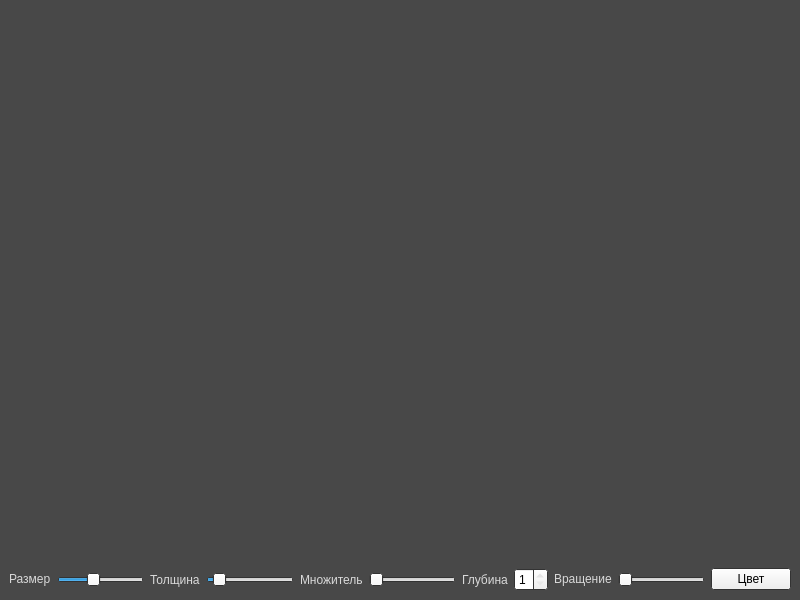
<?xml version="1.0" encoding="UTF-8"?>
<ui version="4.0">
 <class>WinterWindow</class>
 <widget class="QMainWindow" name="WinterWindow">
  <property name="geometry">
   <rect>
    <x>0</x>
    <y>0</y>
    <width>800</width>
    <height>600</height>
   </rect>
  </property>
  <property name="palette">
   <palette>
    <active>
     <colorrole role="WindowText">
      <brush brushstyle="SolidPattern">
       <color alpha="255">
        <red>217</red>
        <green>217</green>
        <blue>217</blue>
       </color>
      </brush>
     </colorrole>
     <colorrole role="Dark">
      <brush brushstyle="SolidPattern">
       <color alpha="255">
        <red>191</red>
        <green>191</green>
        <blue>191</blue>
       </color>
      </brush>
     </colorrole>
     <colorrole role="Mid">
      <brush brushstyle="SolidPattern">
       <color alpha="255">
        <red>128</red>
        <green>128</green>
        <blue>128</blue>
       </color>
      </brush>
     </colorrole>
     <colorrole role="Text">
      <brush brushstyle="SolidPattern">
       <color alpha="255">
        <red>0</red>
        <green>0</green>
        <blue>0</blue>
       </color>
      </brush>
     </colorrole>
     <colorrole role="Window">
      <brush brushstyle="SolidPattern">
       <color alpha="255">
        <red>72</red>
        <green>72</green>
        <blue>72</blue>
       </color>
      </brush>
     </colorrole>
     <colorrole role="Shadow">
      <brush brushstyle="SolidPattern">
       <color alpha="255">
        <red>191</red>
        <green>191</green>
        <blue>191</blue>
       </color>
      </brush>
     </colorrole>
     <colorrole role="HighlightedText">
      <brush brushstyle="SolidPattern">
       <color alpha="255">
        <red>255</red>
        <green>255</green>
        <blue>255</blue>
       </color>
      </brush>
     </colorrole>
     <colorrole role="ToolTipText">
      <brush brushstyle="SolidPattern">
       <color alpha="255">
        <red>0</red>
        <green>0</green>
        <blue>0</blue>
       </color>
      </brush>
     </colorrole>
    </active>
    <inactive>
     <colorrole role="WindowText">
      <brush brushstyle="SolidPattern">
       <color alpha="255">
        <red>217</red>
        <green>217</green>
        <blue>217</blue>
       </color>
      </brush>
     </colorrole>
     <colorrole role="Text">
      <brush brushstyle="SolidPattern">
       <color alpha="255">
        <red>0</red>
        <green>0</green>
        <blue>0</blue>
       </color>
      </brush>
     </colorrole>
     <colorrole role="Window">
      <brush brushstyle="SolidPattern">
       <color alpha="255">
        <red>72</red>
        <green>72</green>
        <blue>72</blue>
       </color>
      </brush>
     </colorrole>
     <colorrole role="Shadow">
      <brush brushstyle="SolidPattern">
       <color alpha="255">
        <red>191</red>
        <green>191</green>
        <blue>191</blue>
       </color>
      </brush>
     </colorrole>
     <colorrole role="ToolTipText">
      <brush brushstyle="SolidPattern">
       <color alpha="255">
        <red>0</red>
        <green>0</green>
        <blue>0</blue>
       </color>
      </brush>
     </colorrole>
    </inactive>
    <disabled>
     <colorrole role="Base">
      <brush brushstyle="SolidPattern">
       <color alpha="255">
        <red>71</red>
        <green>71</green>
        <blue>71</blue>
       </color>
      </brush>
     </colorrole>
     <colorrole role="Window">
      <brush brushstyle="SolidPattern">
       <color alpha="255">
        <red>72</red>
        <green>72</green>
        <blue>72</blue>
       </color>
      </brush>
     </colorrole>
     <colorrole role="Shadow">
      <brush brushstyle="SolidPattern">
       <color alpha="255">
        <red>191</red>
        <green>191</green>
        <blue>191</blue>
       </color>
      </brush>
     </colorrole>
     <colorrole role="ToolTipText">
      <brush brushstyle="SolidPattern">
       <color alpha="255">
        <red>0</red>
        <green>0</green>
        <blue>0</blue>
       </color>
      </brush>
     </colorrole>
    </disabled>
   </palette>
  </property>
  <property name="windowTitle">
   <string>Winter Window</string>
  </property>
  <widget class="QWidget" name="centralwidget">
   <layout class="QVBoxLayout" name="verticalLayout">
    <item>
     <spacer name="verticalSpacer">
      <property name="orientation">
       <enum>Qt::Vertical</enum>
      </property>
      <property name="sizeHint" stdset="0">
       <size>
        <width>20</width>
        <height>40</height>
       </size>
      </property>
     </spacer>
    </item>
    <item>
     <layout class="QHBoxLayout" name="horizontalLayout">
      <item alignment="Qt::AlignVCenter">
       <widget class="QLabel" name="label_2">
        <property name="text">
         <string>Размер</string>
        </property>
       </widget>
      </item>
      <item alignment="Qt::AlignVCenter">
       <widget class="QSlider" name="sld_size">
        <property name="minimum">
         <number>1</number>
        </property>
        <property name="maximum">
         <number>250</number>
        </property>
        <property name="value">
         <number>100</number>
        </property>
        <property name="orientation">
         <enum>Qt::Horizontal</enum>
        </property>
       </widget>
      </item>
      <item>
       <widget class="QLabel" name="label">
        <property name="text">
         <string>Толщина</string>
        </property>
       </widget>
      </item>
      <item>
       <widget class="QSlider" name="sld_line">
        <property name="minimum">
         <number>1</number>
        </property>
        <property name="maximum">
         <number>50</number>
        </property>
        <property name="value">
         <number>5</number>
        </property>
        <property name="orientation">
         <enum>Qt::Horizontal</enum>
        </property>
       </widget>
      </item>
      <item>
       <widget class="QLabel" name="label_3">
        <property name="text">
         <string>Множитель</string>
        </property>
       </widget>
      </item>
      <item>
       <widget class="QSlider" name="sld_factor">
        <property name="minimum">
         <number>0</number>
        </property>
        <property name="maximum">
         <number>100</number>
        </property>
        <property name="singleStep">
         <number>1</number>
        </property>
        <property name="sliderPosition">
         <number>0</number>
        </property>
        <property name="orientation">
         <enum>Qt::Horizontal</enum>
        </property>
       </widget>
      </item>
      <item>
       <widget class="QLabel" name="label_4">
        <property name="text">
         <string>Глубина</string>
        </property>
       </widget>
      </item>
      <item>
       <widget class="QSpinBox" name="spin_depth">
        <property name="minimum">
         <number>1</number>
        </property>
        <property name="maximum">
         <number>5</number>
        </property>
       </widget>
      </item>
      <item alignment="Qt::AlignVCenter">
       <widget class="QLabel" name="label_5">
        <property name="text">
         <string>Вращение</string>
        </property>
       </widget>
      </item>
      <item>
       <widget class="QSlider" name="sld_rotation">
        <property name="maximum">
         <number>360</number>
        </property>
        <property name="orientation">
         <enum>Qt::Horizontal</enum>
        </property>
       </widget>
      </item>
      <item>
       <widget class="QPushButton" name="btn_color">
        <property name="text">
         <string>Цвет</string>
        </property>
       </widget>
      </item>
     </layout>
    </item>
   </layout>
  </widget>
 </widget>
 <resources/>
 <connections>
  <connection>
   <sender>sld_line</sender>
   <signal>valueChanged(int)</signal>
   <receiver>WinterWindow</receiver>
   <slot>repaint()</slot>
   <hints>
    <hint type="sourcelabel">
     <x>258</x>
     <y>567</y>
    </hint>
    <hint type="destinationlabel">
     <x>399</x>
     <y>299</y>
    </hint>
   </hints>
  </connection>
  <connection>
   <sender>sld_rotation</sender>
   <signal>valueChanged(int)</signal>
   <receiver>WinterWindow</receiver>
   <slot>repaint()</slot>
   <hints>
    <hint type="sourcelabel">
     <x>674</x>
     <y>567</y>
    </hint>
    <hint type="destinationlabel">
     <x>399</x>
     <y>299</y>
    </hint>
   </hints>
  </connection>
  <connection>
   <sender>sld_size</sender>
   <signal>valueChanged(int)</signal>
   <receiver>WinterWindow</receiver>
   <slot>repaint()</slot>
   <hints>
    <hint type="sourcelabel">
     <x>106</x>
     <y>567</y>
    </hint>
    <hint type="destinationlabel">
     <x>399</x>
     <y>299</y>
    </hint>
   </hints>
  </connection>
  <connection>
   <sender>sld_factor</sender>
   <signal>valueChanged(int)</signal>
   <receiver>WinterWindow</receiver>
   <slot>repaint()</slot>
   <hints>
    <hint type="sourcelabel">
     <x>420</x>
     <y>577</y>
    </hint>
    <hint type="destinationlabel">
     <x>399</x>
     <y>299</y>
    </hint>
   </hints>
  </connection>
  <connection>
   <sender>spin_depth</sender>
   <signal>valueChanged(int)</signal>
   <receiver>WinterWindow</receiver>
   <slot>repaint()</slot>
   <hints>
    <hint type="sourcelabel">
     <x>536</x>
     <y>577</y>
    </hint>
    <hint type="destinationlabel">
     <x>399</x>
     <y>299</y>
    </hint>
   </hints>
  </connection>
 </connections>
</ui>
